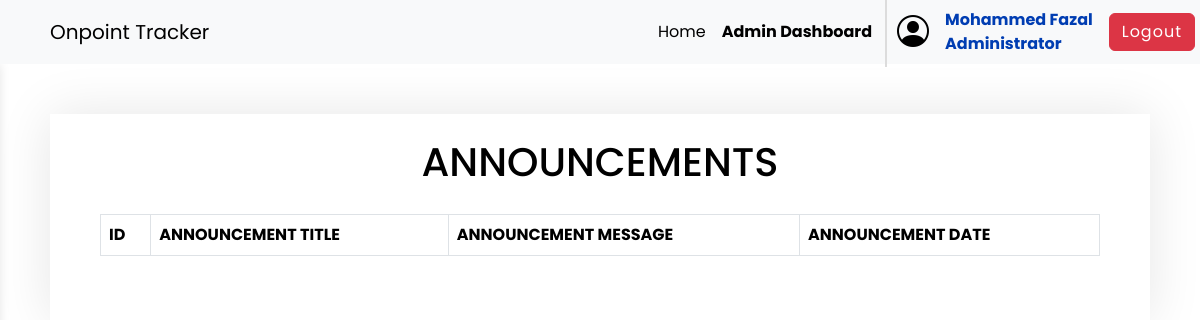
Page /pages/admin_fetch_announcement.php (signed in) on the earlier database version.
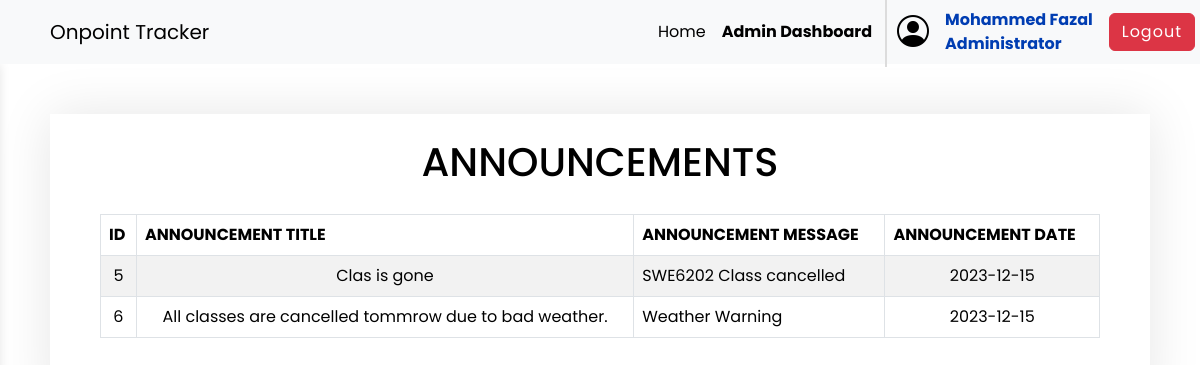
Same page on the later database version.
### tables this page shows
CREATE TABLE `notification` (
  `notification_id` int(11) NOT NULL,
  `notification_title` varchar(255) NOT NULL,
  `notification_messsage` varchar(255) DEFAULT NULL,
  `notification_date` date NOT NULL DEFAULT curdate()
);

### pages/admin_fetch_announcement.php (the view, shortened to what this page needs)
<!DOCTYPE html>
<html lang="en">
<head>
    <?php
    require_once("../inc/head.php");
    ?>
</head>
<body>
    <?php
    require_once("../inc/nav.php");
    ?>
    <?php
    require_once('../inc/new_sidebar_admin.php');
    ?>
    <?php
    if (isset($_SESSION["logged_in"]) && $_SESSION["logged_in"]) {
        if ($_SESSION["role_name"] == "Administrator") {
    ?>
            <div class="order-form m-4">
                <div class="container-5 pt-4">
                    <div class="row">
                        <div class="col-12 px-4">
                            <h1 style="text-align: center;text-transform: uppercase;">Announcements</h1>
                        </div>
                        <div>
                            <div>
                                <div>
                                    <table class="table table-striped table-hover table-bordered">
                                        <thead>
                                                <tr>
                                                    <th scope="col">ID</th>
                                                    <th scope="col">ANNOUNCEMENT TITLE</th>
                                                    <th scope="col">ANNOUNCEMENT MESSAGE</th>
                                                    <th scope="col">ANNOUNCEMENT DATE</th>
                                                </tr>
                                        </thead>
                                        <tbody>
                                            <?php
                                            require("../inc/conn.php");
                                            $qry = "SELECT * FROM notification ORDER BY notification_date DESC;";
                                            $result = mysqli_query($conn, $qry);
                                            $final = mysqli_num_rows($result);
                                            if ($final > 0) {
                                                while ($row = mysqli_fetch_array($result)) {
                                                    $id = $row['notification_id'];
                                                    $title = $row['notification_title'];
                                                    $message = $row['notification_messsage'];
                                                    $date = $row['notification_date'];
                                                    echo "<tr>
                                                    <td>$id</td>
                                                    <td>$title</td>
                                                    <td style='text-align:left;'>$message</td>
                                                    <td>$date</td>
                                                    </tr>";
                                                }
                                            } else {
                                            }
                                            ?>
                                        </tbody>
                                    </table>
                                </div>
                            </div>
                        </div>
                    </div>
                </div>
            </div>
    <?php
        } else {
            header("Location:index.php");
        }
    } else {
        header("Location:index.php");
    }
    ?>
</body>
</html>

### inc/head.php (shortened to what this page needs)
<head>
    <link href="https://cdn.jsdelivr.net/npm/bootstrap@5.3.2/dist/css/bootstrap.min.css" rel="stylesheet">
</head>

### inc/nav.php (shortened to what this page needs)
<?php
function generate_common_nav()
{
?>
    <nav class='navbar navbar-expand-lg navbar-light bg-light'>
        <a class='navbar-brand' href='index.php'>Onpoint Tracker</a>
        <div class='collapse navbar-collapse justify-content-end' id='navbarNav'>
            <ul class='navbar-nav ml-auto'>
                <li class='nav-item " . ($currentPage == ' index.php' ? 'active' : '' ) . "'>
                    <a class='nav-link active' href='index.php'>Home</a>
                </li>
            </ul>
<?php
}
?>
<?php
function generate_user_details()
{
?>
    <div class='d-flex align-items-center gap-3'>
        <i class=" bi bi-person-circle" style="font-size: 2rem;"></i>
                    <span class='navbar-text' style='color: #003DB2; font-weight: bold;'>
                        <?php
                        echo $_SESSION['first_name'] . ' ' . $_SESSION['last_name'];
                        echo "<br>";
                        echo $_SESSION['role_name'] . "</span>";
                        ?>
                    <form class='form-inline' action="../pages/logout.php">
                        <input type="submit" value="Logout" class="btn btn-danger">
                    </form>
        </div>
    <?php
}
    ?>
    <?php
    if (isset($_SESSION['logged_in']) && $_SESSION['logged_in'] == TRUE) {
    ?>
        <?php generate_common_nav(); ?>
        <?php
        if ($_SESSION['role_name'] == 'Administrator') { ?>
            <ul class='navbar-nav ml-auto'>
                <li class='nav-item " . ($currentPage==' admin_dashboard.php' ? 'active' : '' ) . "'>
                    <a class='nav-link active' href='admin_dashboard.php'><b>Admin Dashboard</b></a>
                </li>
            </ul>
            <div class=" vertical-line">
                    </div>
                    </div>
                    <?php generate_user_details(); ?>
    </nav>
<?php
        } else if ($_SESSION['role_name'] == 'Student') { ?>
    <ul class='navbar-nav ml-auto'>
        <li class='nav-item " . ($currentPage==' student_dashboard.php' ? 'active' : '' ) . "'>
                    <a class='nav-link active' href='student_dashboard.php'><b>Student Dashboard</b></a>
                </li>
            </ul>
            <div class=" vertical-line">
            </div>
            </div>
            <?php generate_user_details(); ?>
            </nav>
        <?php
        } else if ($_SESSION['role_name'] == 'Teacher') { ?>
            <ul class='navbar-nav ml-auto'>
                <li class='nav-item " . ($currentPage==' teacher_dashboard.php' ? 'active' : '' ) . "'>
                    <a class='nav-link active' href='teacher_dashboard.php'><b>Teacher Dashboard</b></a>
                </li>
            </ul>
            <div class=" vertical-line">
                    </div>
                    </div>
                    <?php generate_user_details(); ?>
                    </nav>
                <?php
            }
                ?>
            <?php
        }
            ?>
            <link rel="stylesheet" href="https://cdn.jsdelivr.net/npm/bootstrap-icons@1.11.2/font/bootstrap-icons.min.css">

### inc/new_sidebar_admin.php (shortened to what this page needs)
<!DOCTYPE html>
<html lang="en">
<head>
    <link rel="stylesheet" href="https://stackpath.bootstrapcdn.com/font-awesome/4.7.0/css/font-awesome.min.css">
    <link href="https://cdn.jsdelivr.net/npm/bootstrap@5.3.2/dist/css/bootstrap.min.css" rel="stylesheet">
</head>
<body>
    <div class="nav-header">
    </div>
</body>
</html>

### inc/head.php (style rules this page uses)
* { margin: 0; padding: 0; box-sizing: border-box; font-family: "Poppins", sans-serif; }

### pages/admin_fetch_announcement.php (style rules this page uses)
* { margin: 0; padding: 0; box-sizing: border-box; font-family: "Poppins", sans-serif; }
.container-5 { color: black; padding: 50px 50px 50px 50px; box-shadow: 0 0 50px 0 rgba(0, 0, 0, .1); max-width: 1100px; text-align: left; height: auto; margin: auto; margin-top: 50px; }
body { color: white; }
table { width: 100%; border-collapse: collapse; margin-top: 20px; }
td,th { padding: 12px; text-align: center; }

### inc/nav.php (style rules this page uses)
.navbar { padding: 10px; position: sticky; top: 0; height: 8vh; z-index: 100; }
.vertical-line { border-left: 2px solid gainsboro; height: 70px; margin-left: 5px; margin-right: 10px; }
.btn-danger { padding: 8px 15px 8px 15px; letter-spacing: 1px; margin-right: 5px; }
.bi-person-circle { color: black; }
.navbar-brand { margin-left: 50px; }

### inc/new_sidebar_admin.php (style rules this page uses)
body { padding: 0px; margin: 0px; }
ul li { width: 100%; }
.nav-header { position: absolute; left: 10px; top: 16px; font-size: 20px; cursor: pointer; }

Differences in the rows shown:
added notification: notification_id "5", notification_title "Clas is gone", notification_messsage "SWE6202 Class cancelled", notification_date "2023-12-15"
added notification: notification_id "6", notification_title "All classes are cancelled tommrow due to bad weather.", notification_messsage "Weather Warning", notification_date "2023-12-15"
